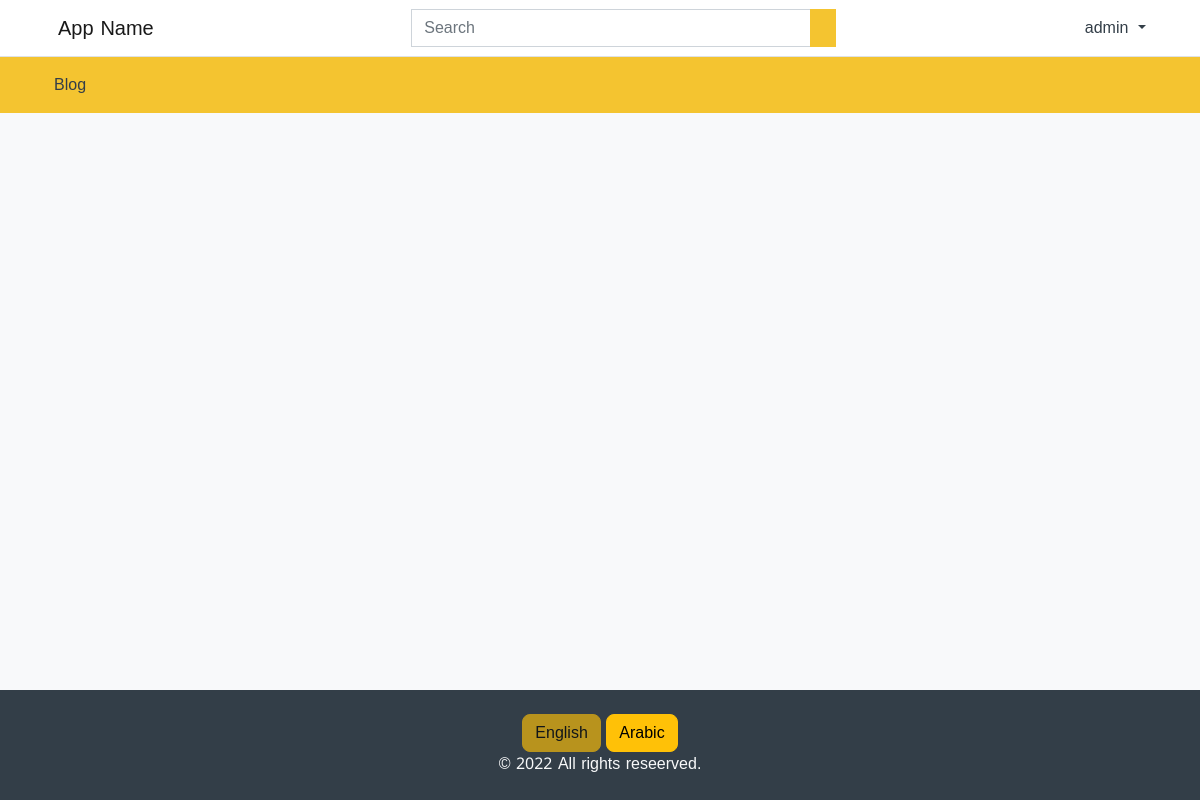
The page /en/mycourse/ (signed in) on the database as committed earlier.
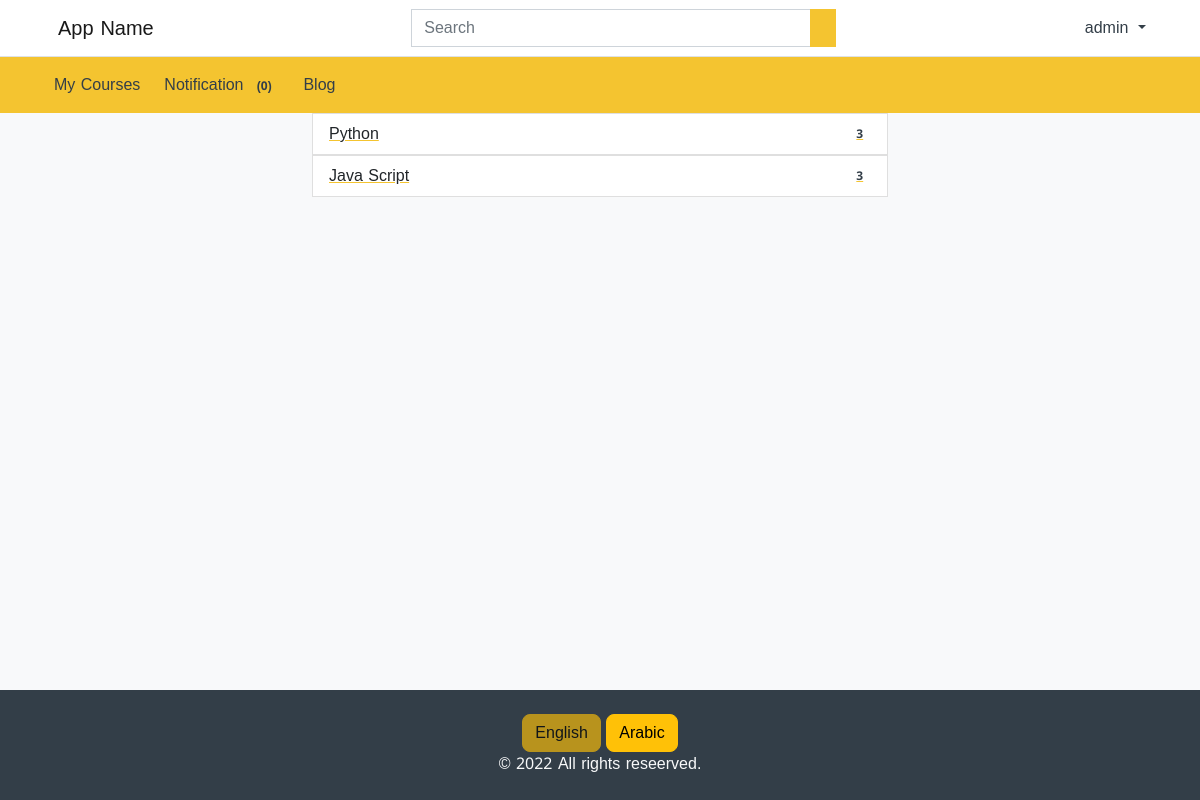
The same page on the database as committed later.
### courses/models.py (models this page shows, shortened)
class StudentCourses(models.Model):
    user = models.ForeignKey(User, on_delete=models.CASCADE)
    course = models.ForeignKey(Course, on_delete=models.CASCADE)
    amount_paid = models.FloatField(blank=True, null=True)
    created_at = models.DateTimeField(auto_now_add=True)
    updated_at = models.DateTimeField(auto_now=True)

class Course(models.Model):
    name = models.CharField(_('Name'),max_length=155)
    name_en = models.CharField(_('Name_en'),max_length=155, blank=True, null=True)
    image = models.ImageField(_('Image'),upload_to='courses/')
    price = models.FloatField(_('Price'))
    short_description = models.TextField(_('Short_description'))
    short_description_en = models.TextField(_('Short_description_en'),blank=True, null=True)
    description = models.TextField(_('Description'))
    description_en = models.TextField(_('Description_en'), blank=True, null=True)
    info = models.TextField(_('Info'))
    info_en = models.TextField(_('Info_en'),blank=True, null=True)
    created_at = models.DateTimeField(auto_now_add=True)
    updated_at = models.DateTimeField(auto_now=True)
    class Meta:
        verbose_name = _('Course')
        verbose_name_plural = _('Courses')

### courses/views.py (the view)
# urls.py: path('mycourse/', views.my_courses, name="MyCourses"),
@login_required
def my_courses(request):
    courses = StudentCourses.objects.select_related('user', 'course').filter(user=request.user)
    return render(request, 'courses/my_courses.html', {
        'courses':courses
    })

### accounts/views.py (called while the page is built)
    def process_request(self, request):
        if request.user.is_authenticated:
            current_url = resolve(request.path_info).url_name
            if current_url== 'login' or current_url == 'register':
                return redirect('Courses_list')

### courses/custom_context_proccessor.py (called while the page is built)
def notifications(request):
    notifications = Notification.objects.select_related('lesson', 'comment', 'from_user').filter(to_user=request.user.username)
    un_seen = notifications.filter(is_seen=False).count()
    return {
        'notifications':notifications,
        'un_seen':un_seen
    }

### courses/templates/courses/my_courses.html
{% extends 'base.html' %}
{% load i18n %}
{% load my_filter %}
{% block content %}
{% get_current_language as LANGUAGE_CODE %}
<div class="container-fluid">
    <div class="row">
        <div class="col-md-6 offset-md-3">
            {% if LANGUAGE_CODE == 'ar' %}
            <ul class="list-group">
                    {% for paid in courses %}
                    <a href="{% url 'Course_section' paid.course.id%}">
                        <li class="list-group-item d-flex justify-content-between align-items-center">
                            {{paid.course.name}}
                            <span class="badge badge-primary badge-pill text-secondary">{{paid.course.section_set.count}}</span>
                        </li>
                    </a>
                        {% endfor %}
                </ul>
            {% else %}
                <ul class="list-group">
                    {% for paid in courses %}
                    <a href="{% url 'Course_section' paid.course.id%}">
                        <li class="list-group-item d-flex justify-content-between align-items-center">
                            {{paid.course.name_en}}
                            <span class="badge badge-primary badge-pill text-secondary">{{paid.course.section_set.count}}</span>
                        </li>
                    </a>
                        {% endfor %}
                </ul>
            {% endif %}
        </div>
    </div>
</div>
{% endblock content %}

### courses/templates/partials/header.html (shortened to what this page needs)
{% load i18n %}
<nav class="navbar navbar-expand-lg navbar-light bg-white border-bottom">
    <div class="container">
      <a class="navbar-brand" href="/"> {% trans "App Name" %} </a>
      <div
        class="collapse navbar-collapse mt-2 mt-lg-0"
        id="navbarSupportedContent"
      >
        {% include 'partials/header_search.html' %}
        <ul class="navbar-nav my-2 my-lg-0">
          <li class="nav-item">
            {% if user.is_authenticated %}
            <li class="nav-item dropdown">
              <a class="nav-link dropdown-toggle" href="#" role="button" data-bs-toggle="dropdown" aria-expanded="false">
                {{ user.username }}
              </a>
            </li>
            {% else %}
            <li><a class="dropdown-item" href="{% url 'login' %}">{% trans "Login" %}</a></li>
            <li><a class="dropdown-item" href="{% url 'register' %}">{% trans "Register" %}</a></li>
            {% endif %}
          </li>
        </ul>
      </div>
    </div>
  </nav>
  <nav class="navbar navbar-expand-lg navbar-light bg-primary">
    <div class="container">
      <div
        class="collapse navbar-collapse mt-2 mt-lg-0"
        id="navbarSupportedContent"
      >
      <ul class="navbar-nav my-2 my-lg-0">
          {% if user.is_authenticated %}
            {% if user.studentcourses_set.count > 0 %}
            <li class="nav-item">
              <a class="nav-link mx-1" href="{% url 'MyCourses' %}" role="button">
                {% trans "My Courses" %}
              </a>
            </li>
            <li>
              <a class="nav-link mx-1" href="{% url 'notifications' %}" role="button">
              {% trans "Notification" %}
              <span class="badge badge-primary badge-pill text-secondary">({{ un_seen }})</span>
              </a>
            </li>
            {% endif %}
            <li class="nav-item">
              <a class="nav-link mx-1" href="{% url 'Posts_list' %}" role="button">
                {% trans "Blog" %}
              </a>
            </li>
          {% endif %}
        </ul>
      </div>
    </div>
  </nav>

Rows that differ between the two databases and show on the page:
added StudentCourses: course.name_en "Python", course.section_set.count "3"
added StudentCourses: course.name_en "Java Script", course.section_set.count "3"
Other text that changed with them:
{{ un_seen }}: (not shown) → "0"
text now shown: "My Courses Notification ( )"
